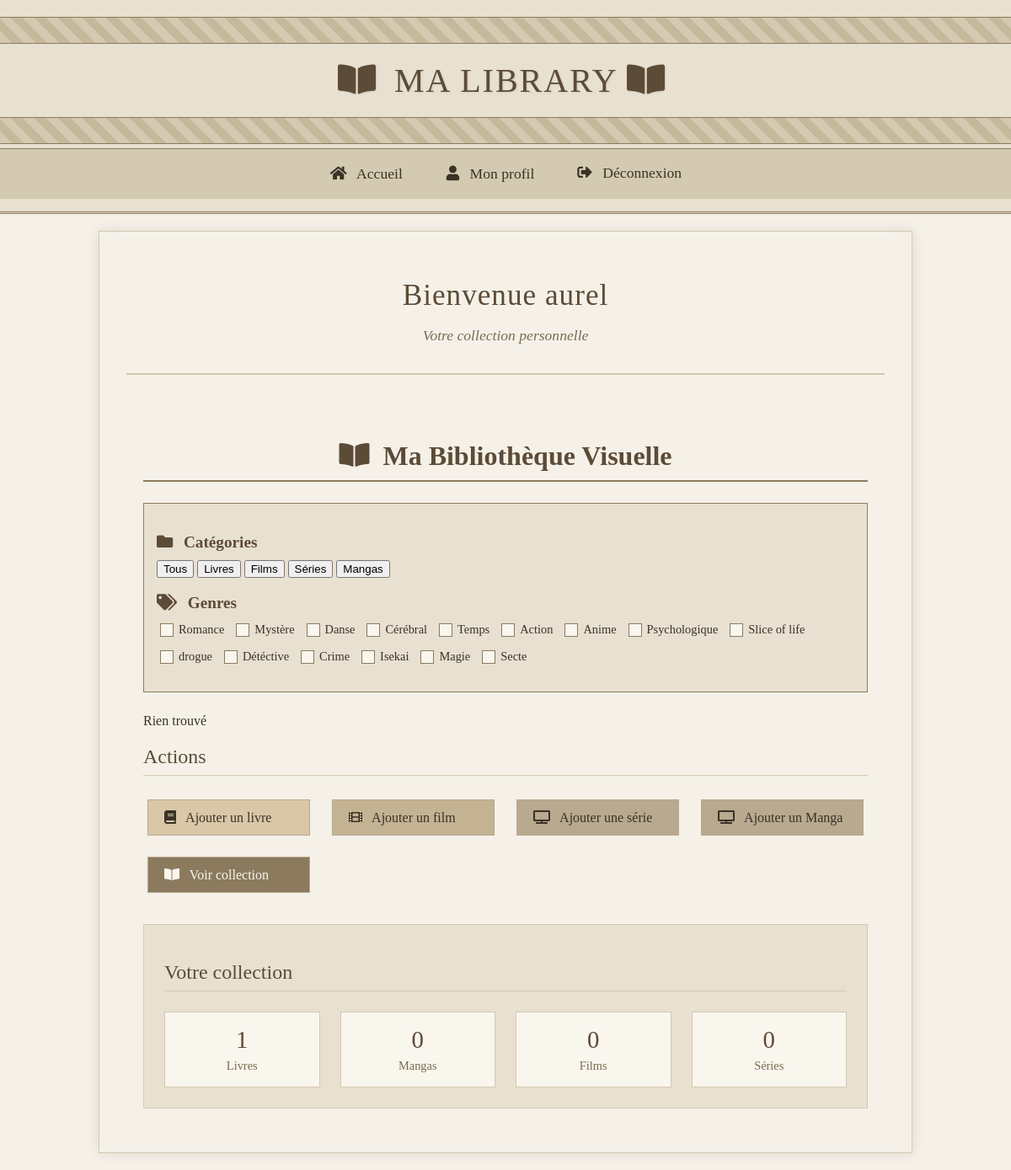
/profile/ (signed in), run on the app's committed database.
### media/models.py (models this page shows, shortened)
class Genre(models.Model):
    name = models.CharField(max_length=100, unique=True)

### media/views.py (the view)
# urls.py: path('profile/', views.profile, name='profile'),
@login_required
def profile(request):
    books = Book.objects.filter(user=request.user)
    series = Series.objects.filter(user=request.user)
    movies = Movie.objects.filter(user=request.user)
    mangas = Manga.objects.filter(user=request.user)
    all_genres = Genre.objects.all()
    num_books = books.count()
    num_series = series.count()
    num_movies = movies.count()
    num_mangas = mangas.count()
    all_items = list(books) + list(movies) + list(series)+ list(mangas)
    for book in books:
        book.model_name = 'book'
    for serie in series:
        serie.model_name = 'series'
    for movie in movies:
        movie.model_name = 'movie'
    for manga in mangas:
        manga.model_name = 'manga'
    for item in all_items:
        rate = getattr(item, 'global_rate', 100)
        if rate is None:
            rate = 100
        rate = int(rate)
        item.display_size = max(50, min(rate, 180))
    return render(request, 'media/profile.html', {
        'books': books,
        'series': series,
        'movies': movies,
        'mangas': mangas,
        'num_books': num_books,
        'num_series': num_series,
        'num_movies': num_movies,
        'num_mangas': num_mangas,
        'all_genres': all_genres,
        'items': all_items
    })

### templates/media/profile.html (shortened to what this page needs)
{% extends "base.html" %}
{% block content %}
  <div class="vintage-container">
    <div class="vintage-header">
      <h1>Bienvenue {{ user.username }}</h1>
      <p class="vintage-subtitle">Votre collection personnelle</p>
    </div>
    <div class="vintage-library-container">
    <h2 class="vintage-library-title">
        <i class="fas fa-book-open"></i> Ma Bibliothèque Visuelle
    </h2>
    <div id="filters" class="vintage-filters">
        <div class="vintage-filter-group">
            <h3 class="vintage-filter-title"><i class="fas fa-folder"></i> Catégories</h3>
            <div id="category-filters" class="vintage-btn-group">
		<button class="vintage-filter-btn filter-btn active" data-category="all" onclick="filterItems()">Tous</button>
                <button class="vintage-filter-btn filter-btn" data-category="book" onclick="filterItems()">Livres</button>
                <button class="vintage-filter-btn filter-btn" data-category="movie" onclick="filterItems()">Films</button>
                <button class="vintage-filter-btn filter-btn" data-category="series" onclick="filterItems()">Séries</button>
		<button class="vintage-filter-btn filter-btn" data-category="manga" onclick="filterItems()">Mangas</button>
            </div>
        </div>
        <div class="vintage-filter-group">
            <h3 class="vintage-filter-title"><i class="fas fa-tags"></i> Genres</h3>
            <div id="genre-filters" class="vintage-checkbox-group">
                {% for genre in all_genres %}
                <label class="vintage-genre-label">
                    <input type="checkbox" class="vintage-genre-checkbox genre-checkbox" value="{{ genre.name }}" onchange="filterItems()">
                    <span class="vintage-genre-text">{{ genre.name }}</span>
                </label>
                {% endfor %}
            </div>
        </div>
    </div>
    <div class="vintage-actions">
      <h2 class="vintage-section-title">Actions</h2>
      <div class="action-buttons">
        <a href="{% url 'add_book' %}" class="vintage-button book-btn">
          <i class="fas fa-book"></i> Ajouter un livre
        </a>
        <a href="{% url 'add_movie' %}" class="vintage-button movie-btn">
          <i class="fas fa-film"></i> Ajouter un film
        </a>
        <a href="{% url 'add_series' %}" class="vintage-button series-btn">
          <i class="fas fa-tv"></i> Ajouter une série
        </a>
	<a href="{% url 'add_manga' %}" class="vintage-button series-btn">
          <i class="fas fa-tv"></i> Ajouter un Manga
        </a>
        <a href="{% url 'library' %}" class="vintage-button library-btn">
          <i class="fas fa-book-open"></i> Voir collection
        </a>
      </div>
    </div>
    <div class="vintage-stats">
      <h2 class="vintage-section-title">Votre collection</h2>
      <div class="stats-grid">
        <div class="vintage-stat">
          <span class="stat-number">{{ num_books }}</span>
          <span class="stat-label">Livres</span>
        </div>
	<div class="vintage-stat">
          <span class="stat-number">{{ num_mangas }}</span>
          <span class="stat-label">Mangas</span>
        </div>
        <div class="vintage-stat">
          <span class="stat-number">{{ num_movies }}</span>
          <span class="stat-label">Films</span>
        </div>
        <div class="vintage-stat">
          <span class="stat-number">{{ num_series }}</span>
          <span class="stat-label">Séries</span>
        </div>
      </div>
    </div>
  </div>
  <link rel="stylesheet" href="https://cdnjs.cloudflare.com/ajax/libs/font-awesome/5.15.4/css/all.min.css">
{% endblock %}

### static/style.css (style rules this page uses)
body { margin: 0; font-family: 'Times New Roman', serif; background-color: #f5f1e8; color: #3a3226; }
.vintage-library-container { max-width: 1200px; margin: 0 auto; padding: 20px; background-color: #f5f1e8; font-family: 'Times New Roman', serif; }
.vintage-library-title { color: #5c4b37; text-align: center; margin-bottom: 25px; font-size: 2rem; border-bottom: 2px solid #8b7a5e; padding-bottom: 10px; }
.vintage-filters { background-color: #e8e0d0; padding: 15px; border: 1px solid #8b7a5e; margin-bottom: 25px; }
.vintage-filter-group { margin-bottom: 15px; }
.vintage-filter-title { color: #5c4b37; font-size: 1.2rem; margin-bottom: 10px; }
.vintage-checkbox-group { display: flex; flex-wrap: wrap; gap: 10px; }
.vintage-genre-label { display: flex; align-items: center; cursor: pointer; }
.vintage-genre-checkbox { appearance: none; width: 16px; height: 16px; border: 1px solid #8b7a5e; background-color: #f9f6ee; margin-right: 6px; position: relative; cursor: pointer; }
.vintage-genre-text { color: #3a3226; font-size: 0.9rem; }
.vintage-container { max-width: 900px; margin: 0 auto; padding: 2rem; background-color: #f5f1e8; font-family: 'Times New Roman', serif; color: #3a3226; border: 1px solid #d4c9b1; box-shadow: 0 0 15px rgba(0,0,0,0.1); }
.vintage-header { text-align: center; margin-bottom: 2rem; padding-bottom: 1rem; border-bottom: 2px solid #d4c9b1; }
.vintage-header h1 { font-size: 2.2rem; color: #5c4b37; margin-bottom: 0.5rem; font-weight: normal; letter-spacing: 1px; }
.vintage-subtitle { font-size: 1.1rem; color: #7a6a51; font-style: italic; }
.vintage-button { display: inline-block; padding: 0.7rem 1.2rem; margin: 0.3rem; border: 1px solid #b8a98f; background-color: #d4c9b1; color: #3a3226; text-decoration: none; font-family: 'Times New Roman', serif; font-size: 1rem; cursor: pointer; transition: all 0.3s ease; }
.vintage-actions { margin-bottom: 2rem; }
.vintage-section-title { font-size: 1.5rem; color: #5c4b37; border-bottom: 1px solid #d4c9b1; padding-bottom: 0.5rem; margin-bottom: 1.5rem; font-weight: normal; }
.action-buttons { display: grid; grid-template-columns: repeat(auto-fit, minmax(200px, 1fr)); gap: 1rem; }
.book-btn { background-color: #d9c7a7; }
.movie-btn { background-color: #c4b393; }
.series-btn { background-color: #b8a98f; }
.library-btn { background-color: #8b7a5e; color: #f9f6ee; }
.vintage-stats { padding: 1.5rem; background-color: #e8e0d0; border: 1px solid #d4c9b1; }
.stats-grid { display: grid; grid-template-columns: repeat(auto-fit, minmax(100px, 1fr)); gap: 1.5rem; }
.vintage-stat { text-align: center; padding: 1rem; background-color: #f9f6ee; border: 1px solid #d4c9b1; }
.stat-number { display: block; font-size: 1.8rem; color: #5c4b37; margin-bottom: 0.3rem; }
.stat-label { font-size: 0.9rem; color: #7a6a51; }
.fas { margin-right: 0.5rem; }

### data on the page
Genre: name "Romance"
Genre: name "Mystère"
Genre: name "Danse"
Genre: name "Cérébral"
Genre: name "Temps"
Genre: name "Action"
Genre: name "Anime"
Genre: name "Psychologique"
Genre: name "Slice of life"
Genre: name "drogue"
Genre: name "Détéctive"
Genre: name "Crime"
Genre: name "Isekai"
Genre: name "Magie"
Genre: name "Secte"

### other printed values
{{ user.username }} "aurel"
{{ num_books }} "1"
{{ num_mangas }} "0"
{{ num_movies }} "0"
{{ num_series }} "0"
